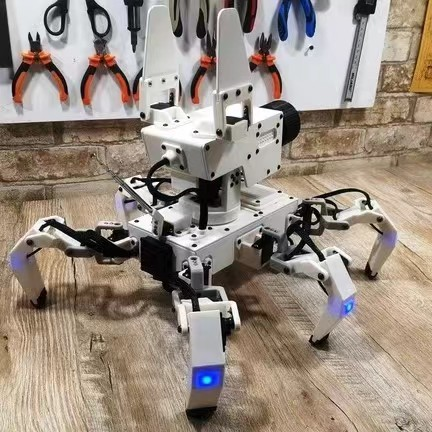
#> input picture Opencv/photo/01.jpg, 432 x 432 px
$ python opencv6.py
#> lines starting #> are read from the running program, lines starting #| are printed output that depends on the picture; after the words box and inside, x2 and y2 are one past the last pixel; in counts of white or black regions, pixels touching at a corner belong together
"""
    本篇主要对图像阈值进行了一些介绍
    图像可以根据灰度差异来分割不同的部分
    阈值化处理的图像一般为单通道图像（灰度图）
    阈值化处理易受光照影响 这点需要注意

    ret, dst = cv2.threshold(src, thresh, mmaxval, type)
        src:输入图像
        dst:输出图像
        thresh : 阈值 0-255 一般选127
        maxval : 超过阈值的像素赋的值 一般选255 由 type 来决定
        type 二值化操作的类型 共5种:
            cv2.THRESH_BINARY 超过阈值( thrash )部分设置为 maxval (最大值) 其他取0   (255为白色 0为黑色)
            cv2.THRESH_BINARY_INV 是 THRESH_BINARY 的反转 超出部分设置为0 其他为 maxval
            cv2.THRESH_TRUNC 大于阈值的部分设为阈值 其他不变化
            cv2.THRESH_TOZERO 大于阈值的部分不改变 其他设为0
            cv2.THRESH_TOZERO_INV 是THRESH_TOZERO的反转 大于阈值部分设为0 其他不改变

    # 自动阈值 cv2.THRESH_OTSU 使用自动阈值第二个参数设为0
    ret, dst = cv2.threshold(img, 0, 255, cv2.THRESH_BINARY+cv2.THRESH_OTSU)
"""

import cv2
import matplotlib.pyplot as plt


img = cv2.imread("photo/01.jpg")  # 读取图像
#> img is the input picture: shape (432, 432, 3); mean B, G, R 129.1, 140.8, 153.5
# 使用 plt 进行显示记得讲BGR转化为RGB
img = cv2.cvtColor(img, cv2.COLOR_BGR2RGB)
img_ary = cv2.cvtColor(img, cv2.COLOR_BGR2GRAY)  # 转化为灰度图
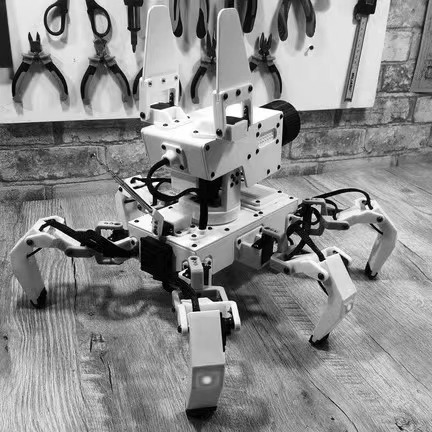
#> img_ary: shape (432, 432); min 0, max 255, mean 138.7
# 超过177的为白色 其余为黑色
ret, thresh1 = cv2.threshold(img_ary, 127, 255, cv2.THRESH_BINARY)
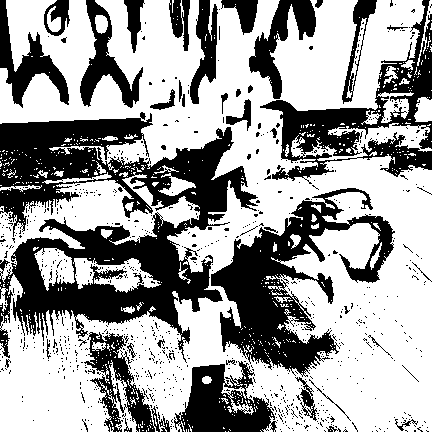
#> thresh1: shape (432, 432); 62% white; 870 black regions (827 under 20 px), largest, box (x1, y1, x2, y2) and area: (0, 112, 258, 363) 27480, (211, 188, 395, 377) 12471, (260, 0, 432, 184) 8418
# cv2.imshow("thresh1", thresh1)
# 超过177的为黑色 其余为白色 为 THRESH_BINARY 的翻转
ret, thresh2 = cv2.threshold(img_ary, 127, 255, cv2.THRESH_BINARY_INV)
# cv2.imshow("thresh2", thresh2)

# 大于阈值的部分设为阈值 其他不变化
ret, thresh3 = cv2.threshold(img_ary, 127, 255, cv2.THRESH_TRUNC)
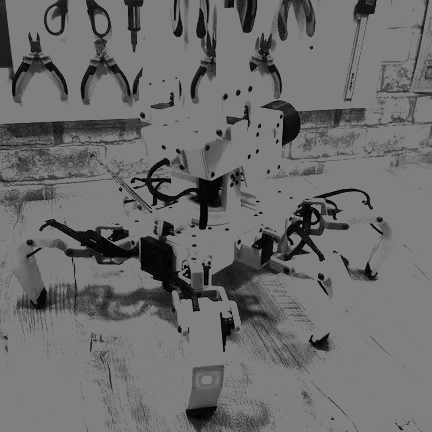
#> thresh3: shape (432, 432); min 0, max 127, mean 107.8
# cv2.imshow("thresh3", thresh3)

# 大于阈值的部分不改变 其他设为0
ret, thresh4 = cv2.threshold(img_ary, 127, 255, cv2.THRESH_TOZERO)
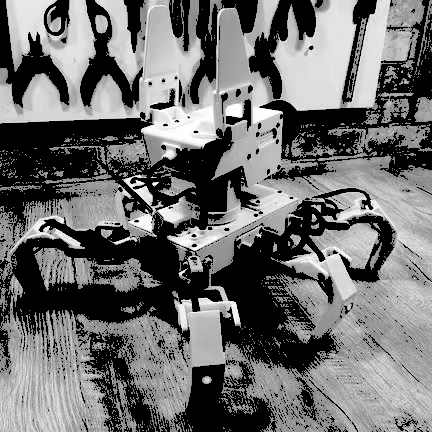
#> thresh4: shape (432, 432); min 0, max 255, mean 109.7
# cv2.imshow("thresh4", thresh4)
# 大于阈值的部分设为0 其他设为不变 是THRESH_TOZERO的翻转
ret, thresh5 = cv2.threshold(img_ary, 127, 255, cv2.THRESH_TOZERO_INV)
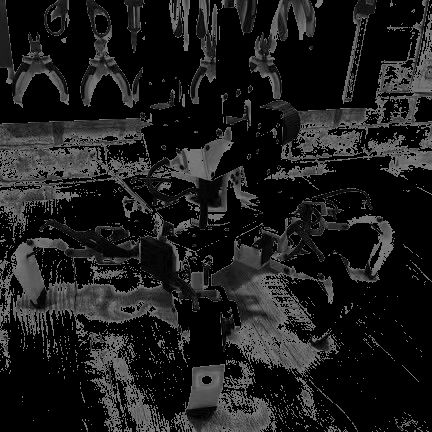
#> thresh5: shape (432, 432); min 0, max 127, mean 29
# cv2.imshow("thresh5", thresh5)
ret, dst = cv2.threshold(img_ary, 0, 255, cv2.THRESH_BINARY + cv2.THRESH_OTSU)
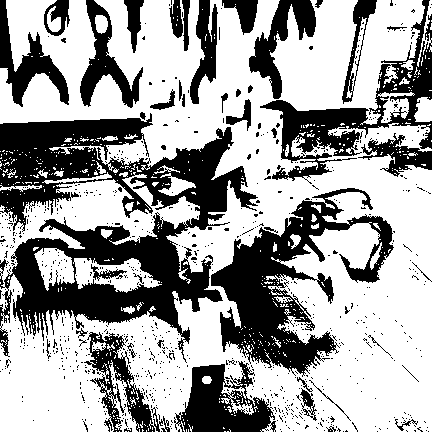
#> dst: shape (432, 432); 63.1% white; 840 black regions (797 under 20 px), largest, box (x1, y1, x2, y2) and area: (0, 113, 258, 363) 26594, (211, 188, 394, 377) 12177, (260, 0, 432, 184) 6857
#> ret = 125
cv2.imshow("dst", dst)
titles = ["Original Image", "BINARY", "BINARY_INV", "TRUNC", "TOZERO", "TOZERO_INV"]
images = [img, thresh1, thresh2, thresh3, thresh4, thresh5]
for i in range(6):
    plt.subplot(2, 3, i + 1), plt.imshow(images[i], "gray")
    plt.title(titles[i])
    plt.xticks([]), plt.yticks([])
plt.show()


cv2.waitKey(0)  # 等待时间,毫秒级,0表示可以任意键结束
cv2.destroyAllWindows()
